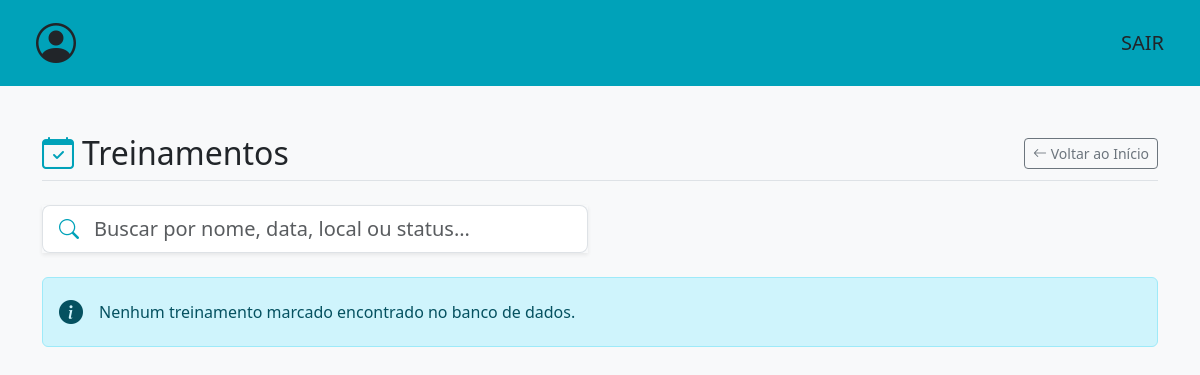
Page /listar-eventos-marcados/ (signed in) on the earlier database version.
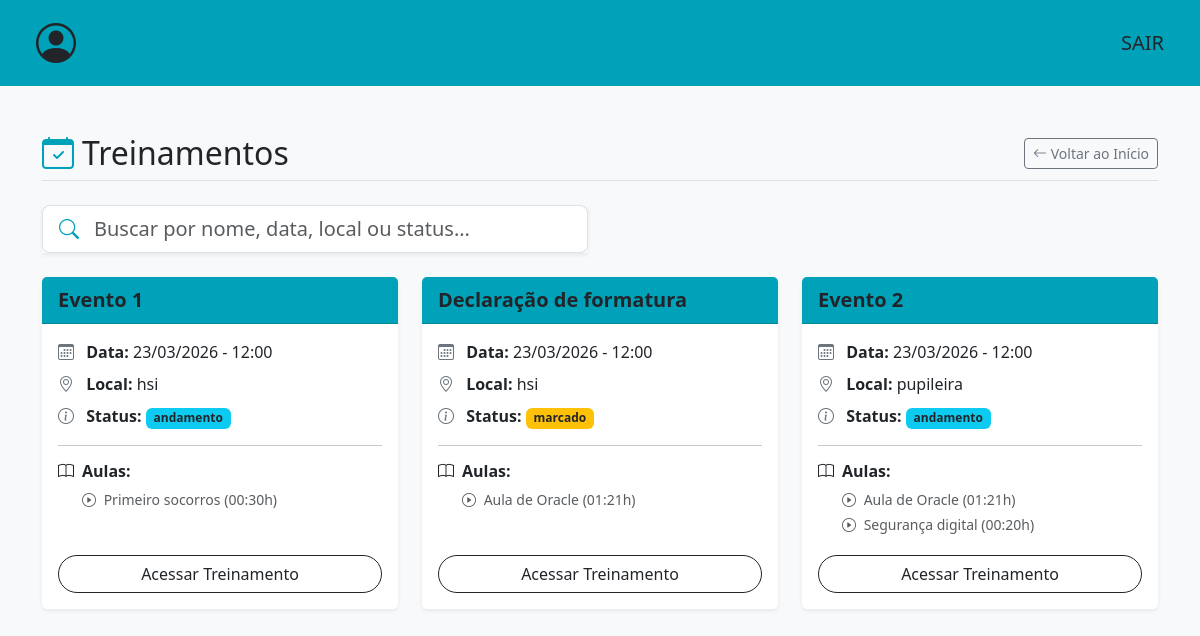
Same page on the later database version.
### events/models.py (models this page shows, shortened)
class Treinamento(models.Model):
    opcoes_local = [
        ("AUDITORIO HSI","hsi"),
        ("AUDITORIO ADM CENTRAL","pupileira"),
    ]
    opcoes_status = [
        ("FINALIZADO","finalizado"),
        ("CANCELADO","cancelado"),
        ("MARCADO","marcado"),
        ("ANDAMENTO","andamento")
    ]
    nm_evento = models.CharField(max_length=100)
    data = models.DateTimeField()
    local = models.CharField(max_length=50,choices=opcoes_local)
    status = models.CharField(max_length=50,choices=opcoes_status)
    participantes = models.JSONField(default=list,blank=True)
    aulas = models.ManyToManyField(Aula, related_name='aulas')
    horario_final = models.TimeField(null=True,blank=True)

class Aula(models.Model):
    nm_aula = models.CharField(max_length=150)
    descricao = models.CharField(max_length=200)
    palestrante = models.CharField(max_length=100)
    carga_horaria = models.TimeField(null=False)

### events/views.py (the view)
# urls.py: path('listar-eventos-marcados/',listar_treinamentos_marcados,name='listar-eventos-marcados'),
@login_required(login_url='/login')
def listar_treinamentos_marcados(request):
    lista_treinamentos = Treinamento.objects.filter(status__in=['MARCADO', 'ANDAMENTO'])
    return render(request,'events/listar-treinamento.html',{'treinamentos':lista_treinamentos})

### templates/events/listar-treinamento.html (shortened to what the changed rows need)
<!DOCTYPE html>
<html lang="pt-br">
<head>
    <link href="https://cdn.jsdelivr.net/npm/bootstrap@5.3.2/dist/css/bootstrap.min.css" rel="stylesheet">
    <link href="https://cdn.jsdelivr.net/npm/bootstrap-icons@1.11.1/font/bootstrap-icons.css" rel="stylesheet">
</head>
<body class="bg-light">
    <div class="container mt-5">
        <div class="d-flex justify-content-between align-items-center mb-4 border-bottom pb-2">
            <h2 class="m-0"><i class="bi bi-calendar-check text-custom-teal me-2"></i>Treinamentos</h2>
        </div>
        <div class="row row-cols-1 row-cols-md-2 row-cols-lg-3 g-4" id="listaTreinamentos">
            {% for treinamento in treinamentos %}
                <div class="col col-treinamento">
                    <div class="card h-100 shadow-sm border-0">
                        <div class="card-header bg-custom-teal text-dark fw-bold fs-5">
                            {{ treinamento.nm_evento }}
                        </div>
                        <div class="card-body">
                            <p class="card-text mb-2">
                                <i class="bi bi-calendar3 text-secondary me-2"></i> <strong>Data:</strong> {{ treinamento.data|date:"d/m/Y - H:i" }}
                            </p>
                            <p class="card-text mb-2">
                                <i class="bi bi-geo-alt text-secondary me-2"></i> <strong>Local:</strong> {{ treinamento.get_local_display }}
                            </p>
                            <p class="card-text mb-3">
                                <i class="bi bi-info-circle text-secondary me-2"></i> <strong>Status:</strong>
                                {% if treinamento.status == 'ANDAMENTO' %}
                                    <span class="badge bg-info text-dark">{{ treinamento.get_status_display }}</span>
                                {% elif treinamento.status == 'CANCELADO' %}
                                    <span class="badge bg-danger">{{ treinamento.get_status_display }}</span>
                                {% elif treinamento.status == 'MARCADO' %}
                                    <span class="badge bg-warning text-dark">{{ treinamento.get_status_display }}</span>
                                {% elif treinamento.status == 'FINALIZADO' %}
                                    <span class="badge bg-success">{{ treinamento.get_status_display }}</span>
                                {% else %}
                                    <span class="badge bg-secondary">{{ treinamento.get_status_display }}</span>
                                {% endif %}
                            </p>
                            <hr>
                            <h6 class="fw-bold mb-2"><i class="bi bi-book me-2"></i>Aulas:</h6>
                            <ul class="list-unstyled mb-0 ms-4 small">
                                {% for aula in treinamento.aulas.all %}
                                    <li class="mb-1 text-muted">
                                        <i class="bi bi-play-circle me-1"></i> {{ aula.nm_aula }} ({{ aula.carga_horaria }}h)
                                    </li>
                                {% empty %}
                                    <li class="text-danger fst-italic">Nenhuma aula vinculada.</li>
                                {% endfor %}
                            </ul>
                        </div>
                        <div class="card-footer bg-white border-0 text-center pb-3 pt-0">
                            <a href="{% url 'conferir-treinamento' treinamento.id %}" class="btn btn-outline-dark w-100 rounded-pill">
                                Acessar Treinamento
                            </a>
                        </div>
                    </div>
                </div>
            {% empty %}
                <div class="col-12 w-100">
                    <div class="alert alert-info d-flex align-items-center" role="alert">
                        <i class="bi bi-info-circle-fill fs-4 me-3"></i>
                        <div>
                            Nenhum treinamento marcado encontrado no banco de dados.
                        </div>
                    </div>
                </div>
            {% endfor %}
        </div>
    </div>
</body>
</html>

Differences in the rows shown:
added Treinamento: nm_evento "Evento 1", data "23/03/2026 - 12:00", local "hsi", status "andamento"
now on this page (row unchanged): Aula: nm_aula "Primeiro socorros", carga_horaria "00:30", shown under "Evento 1"
added Treinamento: nm_evento "Declaração de formatura", data "23/03/2026 - 12:00", local "hsi", status "marcado"
now on this page (row unchanged): Aula: nm_aula "Aula de Oracle", carga_horaria "01:21"
added Treinamento: nm_evento "Evento 2", data "23/03/2026 - 12:00", local "pupileira", status "andamento"
now on this page (row unchanged): Aula: nm_aula "Segurança digital", carga_horaria "00:20", shown under "Evento 2"
Other differences:
text no longer shown: "Nenhum treinamento marcado encontrado no banco de dados."
